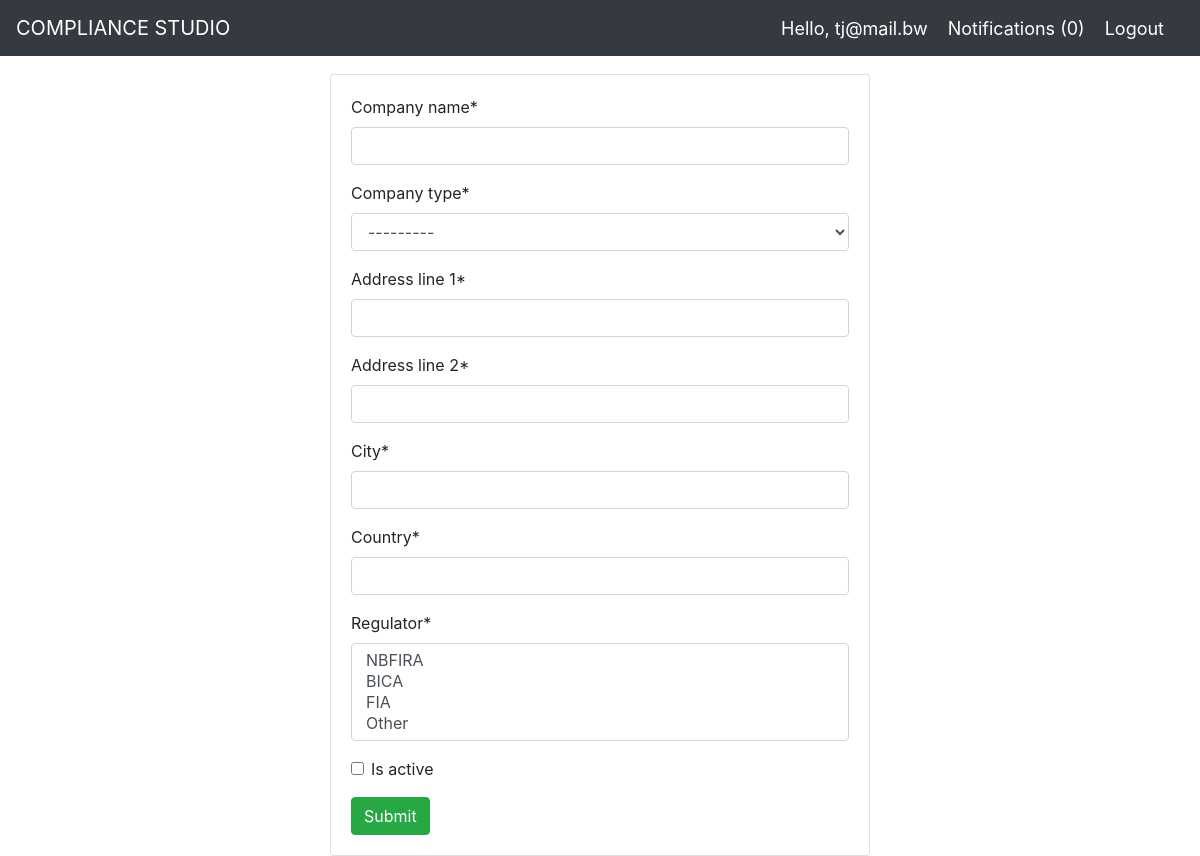
/createCompany/ (signed in), run on the app's committed database.
### unsc/models.py (models this page shows)
class User(AbstractUser):
   is_regulator = models.BooleanField(default=False)
   is_officer = models.BooleanField(default=True)
   work_number = models.CharField(max_length=64, default=3650000)
   cellphone_number = models.CharField(max_length=64, default=72000000)
   business_name = models.ForeignKey('Company', null=True, on_delete=SET_NULL)

class CompanyType(models.Model):
    TYPES = [
        ('Bank', 'Bank'),
        ('Micro Lender', 'Micro Lender'),
        ('Insurer','Insurer'),
        ('Asset Management','Asset Management'),
        ('Lawyers','Lawyers')
    ]
    company_type = models.CharField(max_length=64, choices=TYPES, unique=True)
    created_by = models.ForeignKey(User, null=True, on_delete=models.SET_NULL)
    create_date = models.DateTimeField(auto_now_add=True)
    update_date = models.DateTimeField(auto_now=True)
    def __str__(self):
        return self.company_type

class Regulator(models.Model):
    REG = [
        ('NBFIRA', 'NBFIRA'),
        ('BICA', 'BICA'),
        ('FIA','FIA'),
        ('Other','Other'),
    ]
    regulator = models.CharField(max_length=64, choices=REG, unique=True)
    created_by = models.ForeignKey(User, null=True, on_delete=models.SET_NULL)
    create_date = models.DateTimeField(auto_now_add=True)
    update_date = models.DateTimeField(auto_now=True)
    def __str__(self):
        return self.regulator

### unsc/views.py (the view, shortened to what this page needs)
# urls.py: path('createCompany/', views.create_company, name='create-company'),
@login_required(login_url='/login/')
def create_company(request):
    company_form = CreateCompanyForm
    context = {'company_form': company_form}
    return render(request, 'unsc/create_company.html', context)

### notification/context_processor.py (called while the page is built)
def notifications(request):
    if request.user.is_authenticated:
        return {'notifications': request.user.to_user.filter(is_read=False)}
    else:
        return {'notifications': []}

### unsc/templates/unsc/create_company.html (shortened to what this page needs)
{% extends 'unsc/main.html' %}
{% load crispy_forms_tags %}
{% block content %}
<br>
<div class="container">
    <div class="row">
        <div class="col-md-6 mx-auto">
            <div class="card card-body">
                <form action="" method="POST" enctype="multipart/form-data">
                    {{company_form|crispy}}
                    <input class="btn btn-success" type="submit" value="Submit">
                </form>
            </div>
        </div>
    </div>
</div>
{% endblock %}

### unsc/templates/unsc/navbar.html (shortened to what this page needs)
  <nav class="navbar navbar-expand-lg fixed-top navbar-dark bg-dark">
      <a class="navbar-brand" href="#">COMPLIANCE STUDIO</a>
    {% if request.user.is_authenticated %}
      <span class="hello-msg">Hello, {{request.user}}</span>
      <span><a  class="notifications" href="{% url 'unsc:notifications' %}">Notifications ({{notifications.count}})</a></span>
      <span><a class="hello-msg" href="{% url 'unsc:logOutPage' %}">Logout</a></span>
    {% endif %}
  </nav>

### unsc/templates/unsc/navbar.html (style rules this page uses)
.hello-msg, .notifications { font-size: 18px; color: #fff; margin-right: 20px; }

### data on the page
User: user "tj@mail.bw"
CompanyType: company_type "---------"
Regulator: regulator "NBFIRA / BICA / FIA / Other"

### other printed values
{{ notifications.count }} "0"
